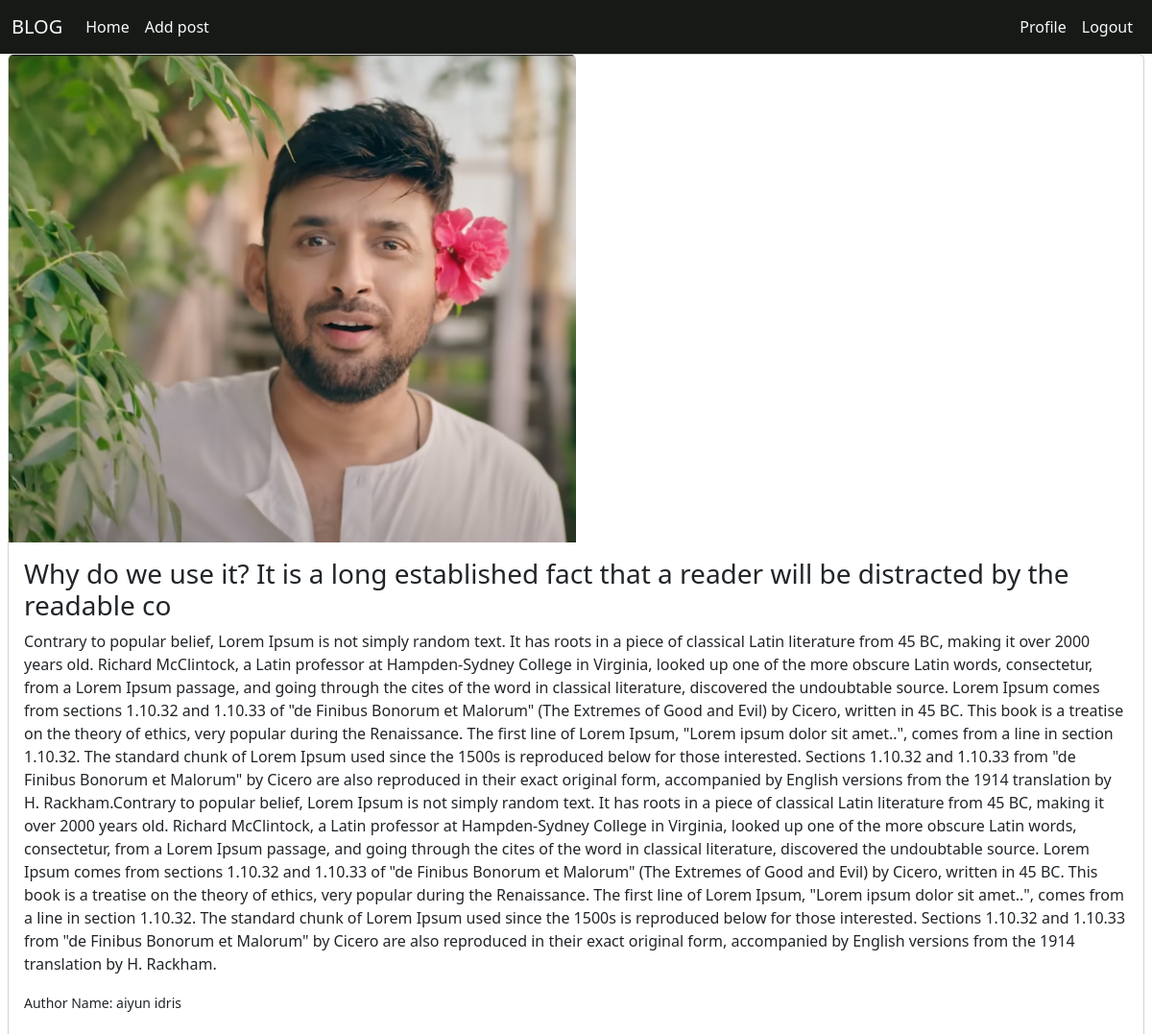
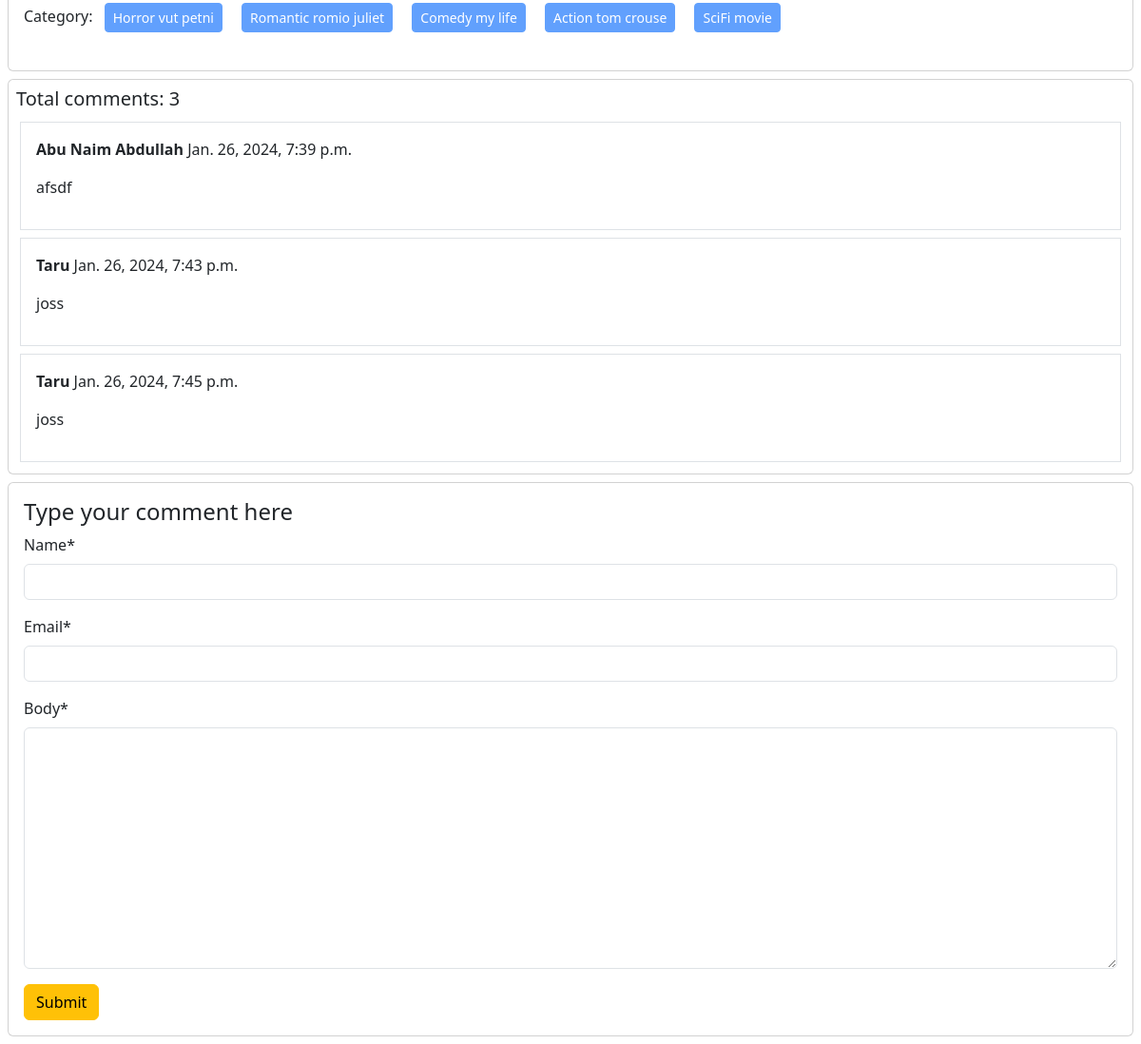
Screenshot of /post/details/6/ (signed in) with the database file from the repository (2 pictures, top to bottom).
### post/models.py (models this page shows, shortened)
class Post(models.Model):
    title = models.CharField(max_length = 100)
    content = models.TextField()
    category = models.ManyToManyField(Category)
    author = models.ForeignKey(User, on_delete=models.CASCADE)
    image = models.ImageField(upload_to='post/media/uploads/', blank=True, null= True)

class Comment(models.Model):
    post = models.ForeignKey(Post, on_delete=models.CASCADE, related_name='comments')
    name = models.CharField(max_length=50)
    email = models.EmailField()
    body = models.TextField()
    created_on = models.DateTimeField(auto_now_add=True)

### categories/models.py (models this page shows, shortened)
class Category(models.Model):
    name = models.CharField(max_length = 100)
    slug = models.SlugField(max_length=100, unique=True, null=True, blank=True)

### post/views.py (the view, shortened to what this page needs)
# urls.py: path('details/<int:id>/',views.DetailPostView.as_view(), name='detail_post')
class DetailPostView(DetailView):
    model = models.Post
    pk_url_kwarg = 'id'
    template_name = 'post_details.html'
    def get_context_data(self, **kwargs):
        context = super().get_context_data(**kwargs)
        post = self.object #post model er object ke ekhane rakhlam
        comments = post.comments.all()
        comment_form = CommentForm()
        context['comments'] = comments
        context['comment_form'] = comment_form
        return context

### post/forms.py
class CommentForm(forms.ModelForm):
    class Meta:
        model = Comment
        fields = ['name', 'email', 'body']

### post/templates/post_details.html (shortened to what this page needs)
{% extends 'base.html' %}
{% load crispy_forms_tags %}
{% block content %}
<div class="col-12">
  <div class="card mx-2">
    <img src="{{post.image.url}}" class="card-img-top w-50"  alt="..." />
    <div class="card-body">
      <h3 class="card-title">{{ post.title }}</h3>
      <p class="card-text">{{ post.content }}</p>
      <p class="card-text"><small>Author Name: {{post.author.first_name}} {{post.author.last_name}}</small></p>
      <p>
        Category: {% for cat in post.category.all%}
        <button class="btn btn-primary btn-sm disabled m-2">{{cat.name}}</button>
        {% endfor %}
      </p>
    </div>
  </div>
</div>
 <div class="card m-2 p-2">
    <h5>Total comments: {{comments | length}}</h5>
    {% for comment in comments %}
    <div class="card-body border m-1">
        <p><b>{{comment.name}} </b>{{comment.created_on}}</p>
        <p>{{comment.body}}</p>
    </div>
    {% endfor %}
  </div>
<div class="card m-2">
    <div class="card-body">
        <form method="post">
            <h4>Type your comment here</h4>
            {{comment_form | crispy}}
            <input class="btn btn-warning" type="submit" value="Submit">
        </form>
    </div>
  </div>
{% endblock %}

### rows the page displays
Post: image (picture), title "Why do we use it? It is a long established fact that a reader will be distracted by the readable co", content "Contrary to popular belief, Lorem Ipsum is not simply random text. It has roots in a piece of classical Latin literature from 45 BC, making it over 2000 years old. Richard McClintock, a Latin professor at Hampden-Sydney College in Virginia, looked up one of the more obscure Latin words, consectetur, from a Lorem Ipsum passage, and going through the cites of the word in classical literature, discovered the undoubtable source. Lorem Ipsum comes from sections 1.10.32 and 1.10.33 of \"de Finibus Bonorum et Malorum\" (The Extremes of Good and Evil) by Cicero, written in 45 BC. This book is a treatise on the theory of ethics, very popular during the Renaissance. The first line of Lorem Ipsum,…", author.first_name "aiyun", author.last_name "idris"
Category: name "Horror vut petni"
Category: name "Romantic romio juliet"
Category: name "Comedy my life"
Category: name "Action tom crouse"
Category: name "SciFi movie"
Comment: name "Abu Naim Abdullah", created_on "Jan. 26, 2024, 7:39 p.m.", body "afsdf"
Comment: name "Taru", created_on "Jan. 26, 2024, 7:43 p.m.", body "joss"
Comment: name "Taru", created_on "Jan. 26, 2024, 7:45 p.m.", body "joss"

### other values shown
{{ comments | length }} "3"
